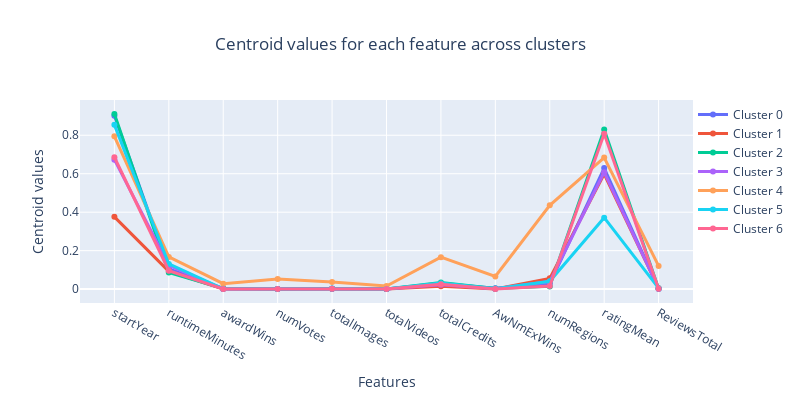

Notebook code for this chart:
### Code cell
import plotly.graph_objects as go

# Crea una figura vuota
fig = go.Figure()

# Aggiungi una linea per ogni centroide del cluster
for i, center in enumerate(kmeans.cluster_centers_):
    fig.add_trace(go.Scatter(
        x=list(df.columns),
        y=center,
        mode='lines+markers',
        name=f'Cluster {i}',
        line=dict(width=3)
    ))

# Imposta il titolo e le etichette
fig.update_layout(
    title="Centroid values for each feature across clusters",
    xaxis_title="Features",
    yaxis_title="Centroid values",
    legend=dict(x=1, y=1),
    width=800, height=400
)

# Aggiungi la griglia all'asse y
fig.update_yaxes(showgrid=True)
fig.update_layout(title_x=0.5)

# Mostra il grafico
fig.show()

### Figure 1 — Plotly figure (JSON) as saved in the notebook; plotly's stock layout.template omitted (floating-point values rounded to 4 significant figures)
{"data": [{"line": {"width": 3}, "mode": "lines+markers", "name": "Cluster 0", "type": "scatter", "x": ["startYear", "runtimeMinutes", "awardWins", "numVotes", "totalImages", "totalVideos", "totalCredits", "AwNmExWins", "numRegions", "ratingMean", "ReviewsTotal"], "y": [0.9013, 0.1054, 0.00325, 0.0002812, 0.00182, 0.001054, 0.02947, 0.004916, 0.02753, 0.6293, 0.002352]}, {"line": {"width": 3}, "mode": "lines+markers", "name": "Cluster 1", "type": "scatter", "x": ["startYear", "runtimeMinutes", "awardWins", "numVotes", "totalImages", "totalVideos", "totalCredits", "AwNmExWins", "numRegions", "ratingMean", "ReviewsTotal"], "y": [0.376, 0.09244, 0.0005527, 0.0002925, 0.002143, 0.0001282, 0.01498, 0.0004329, 0.05595, 0.5984, 0.003954]}, {"line": {"width": 3}, "mode": "lines+markers", "name": "Cluster 2", "type": "scatter", "x": ["startYear", "runtimeMinutes", "awardWins", "numVotes", "totalImages", "totalVideos", "totalCredits", "AwNmExWins", "numRegions", "ratingMean", "ReviewsTotal"], "y": [0.9111, 0.08582, 0.003113, 0.0004921, 0.002491, 0.0009019, 0.03382, 0.003707, 0.01417, 0.8294, 0.001649]}, {"line": {"width": 3}, "mode": "lines+markers", "name": "Cluster 3", "type": "scatter", "x": ["startYear", "runtimeMinutes", "awardWins", "numVotes", "totalImages", "totalVideos", "totalCredits", "AwNmExWins", "numRegions", "ratingMean", "ReviewsTotal"], "y": [0.6732, 0.1235, 0.001191, 0.000185, 0.002465, 0.0001372, 0.02214, 0.001399, 0.03918, 0.6075, 0.002385]}, {"line": {"width": 3}, "mode": "lines+markers", "name": "Cluster 4", "type": "scatter", "x": ["startYear", "runtimeMinutes", "awardWins", "numVotes", "totalImages", "totalVideos", "totalCredits", "AwNmExWins", "numRegions", "ratingMean", "ReviewsTotal"], "y": [0.7947, 0.1675, 0.02828, 0.05314, 0.03704, 0.01589, 0.166, 0.06628, 0.4361, 0.684, 0.1207]}, {"line": {"width": 3}, "mode": "lines+markers", "name": "Cluster 5", "type": "scatter", "x": ["startYear", "runtimeMinutes", "awardWins", "numVotes", "totalImages", "totalVideos", "totalCredits", "AwNmExWins", "numRegions", "ratingMean", "ReviewsTotal"], "y": [0.8541, 0.1308, 0.001341, 0.0003769, 0.002711, 0.0008938, 0.03118, 0.001771, 0.04087, 0.3715, 0.004933]}, {"line": {"width": 3}, "mode": "lines+markers", "name": "Cluster 6", "type": "scatter", "x": ["startYear", "runtimeMinutes", "awardWins", "numVotes", "totalImages", "totalVideos", "totalCredits", "AwNmExWins", "numRegions", "ratingMean", "ReviewsTotal"], "y": [0.6857, 0.096, 0.001173, 0.0002382, 0.002371, 0.0001176, 0.02475, 0.001223, 0.01586, 0.8077, 0.001449]}], "layout": {"height": 400, "legend": {"x": 1, "y": 1}, "title": {"text": "Centroid values for each feature across clusters", "x": 0.5}, "width": 800, "xaxis": {"title": {"text": "Features"}}, "yaxis": {"showgrid": true, "title": {"text": "Centroid values"}}}}
